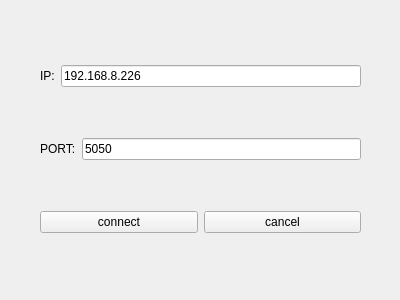
<?xml version="1.0" encoding="UTF-8"?>
<ui version="4.0">
 <class>setnet</class>
 <widget class="QWidget" name="setnet">
  <property name="geometry">
   <rect>
    <x>0</x>
    <y>0</y>
    <width>400</width>
    <height>300</height>
   </rect>
  </property>
  <property name="windowTitle">
   <string>Form</string>
  </property>
  <widget class="QWidget" name="layoutWidget">
   <property name="geometry">
    <rect>
     <x>40</x>
     <y>20</y>
     <width>321</width>
     <height>261</height>
    </rect>
   </property>
   <layout class="QVBoxLayout" name="verticalLayout">
    <item>
     <layout class="QHBoxLayout" name="horizontalLayout">
      <item>
       <widget class="QLabel" name="ipl">
        <property name="text">
         <string>IP:</string>
        </property>
       </widget>
      </item>
      <item>
       <widget class="QLineEdit" name="ipline">
        <property name="text">
         <string>192.168.8.226</string>
        </property>
       </widget>
      </item>
     </layout>
    </item>
    <item>
     <layout class="QHBoxLayout" name="horizontalLayout_2">
      <item>
       <widget class="QLabel" name="ptl">
        <property name="text">
         <string>PORT:</string>
        </property>
       </widget>
      </item>
      <item>
       <widget class="QLineEdit" name="portline">
        <property name="text">
         <string>5050</string>
        </property>
       </widget>
      </item>
     </layout>
    </item>
    <item>
     <layout class="QHBoxLayout" name="horizontalLayout_3">
      <item>
       <widget class="QPushButton" name="nsconbtn">
        <property name="text">
         <string>connect</string>
        </property>
       </widget>
      </item>
      <item>
       <widget class="QPushButton" name="nsclbtn">
        <property name="text">
         <string>cancel</string>
        </property>
       </widget>
      </item>
     </layout>
    </item>
   </layout>
  </widget>
 </widget>
 <resources/>
 <connections/>
</ui>
